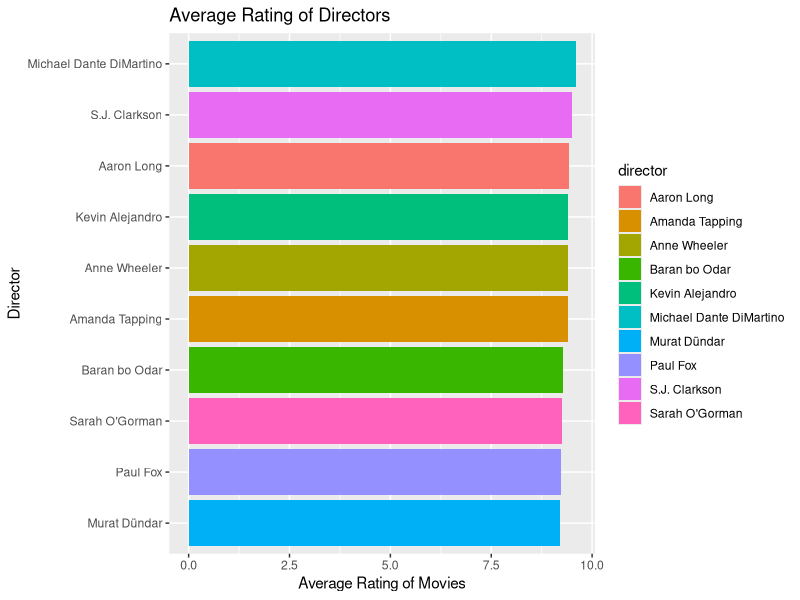

R code for this plot:
## ---- chunk 1
knitr::opts_chunk$set(echo = TRUE)
## ---- chunk 2
library(tidyverse)
library(dplyr)
movies <- read_csv("data/movies_cleaned.csv")
names(movies)
## ---- chunk 3
dir1 <- movies %>% 
  select(name, director_1, rating) %>% 
  filter(director_1 != "NA") %>% 
  rename(director = director_1)

dir2 <- movies %>% 
  select(name, director_2, rating) %>% 
  filter(director_2 != "NA") %>% 
  mutate(director_2 = trimws(director_2)) %>% 
  rename(director = director_2)

director_full <- bind_rows(dir1, dir2) %>% 
  filter(rating != "NA") %>% 
  select(director, rating)

fake <- c(1:6389)

director_full <- tibble(fake, director_full)

director_full <- director_full %>% # errors out at row 2939 because there are multiple entries with the same movie and director that have different ratings
  pivot_wider(
              names_from = director,
              values_from = rating) %>% 
  summarise(across(everything(), mean, na.rm = T)) %>% 
  select(-fake) %>% 
  pivot_longer(cols = everything(), names_to = "director",
               values_to = "mean_rating") %>% 
  arrange(-mean_rating) 
  
director_full[1:10, ] %>% 
  ggplot(aes(x = reorder(director, mean_rating), y = mean_rating, fill = director)) +
  geom_col() +
  labs(title = "Average Rating of Directors",
       x = "Director",
       y = "Average Rating of Movies") +
  coord_flip()

